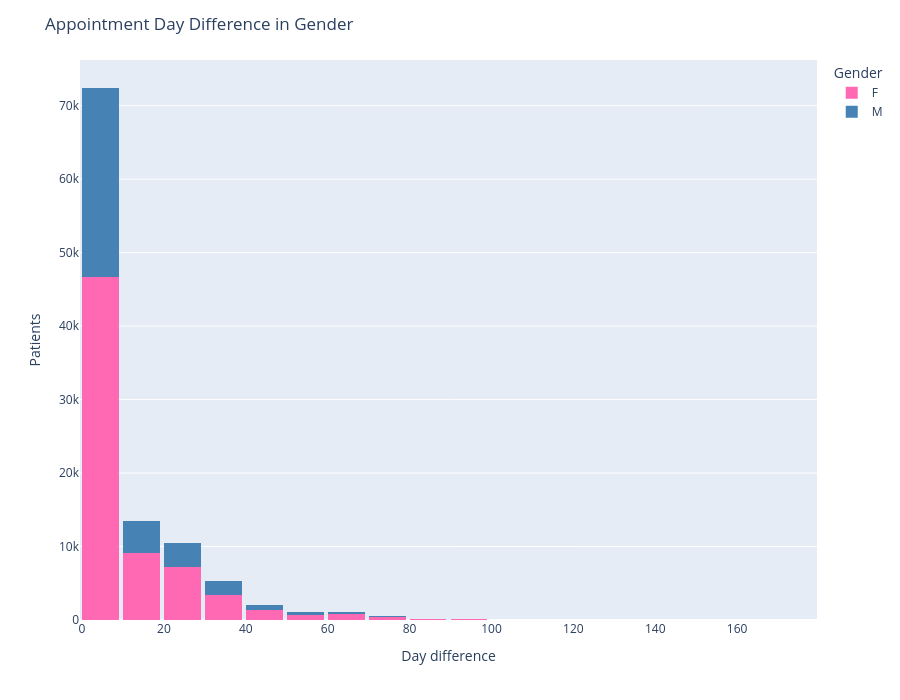

The code cell stored with this chart in its notebook:
### Code cell
date_diff_df = (
    df
    .groupby(['Date.diff', 'Gender'])
    .size()
    .reset_index(name="observations")
)

date_diff_df = date_diff_df[date_diff_df['Date.diff'] >= 0]

print_stats(date_diff_df, 'Date.diff')

fig = px.histogram(
    date_diff_df,
    x='Date.diff',
    y='observations',
    color='Gender',
    barmode='stack',
    color_discrete_map={'F': 'HotPink', 'M': 'SteelBlue'}
)

fig.update_layout(
    bargap=0.1,
    title="Appointment Day Difference in Gender",
    xaxis_title="Day difference",
    yaxis_title="Patients",
    height=700
)

fig.show()

### Figure 1 — Plotly figure (JSON) as saved in the notebook; plotly's stock layout.template omitted (floating-point values rounded to 4 significant figures)
{"data": [{"bingroup": "x", "histfunc": "sum", "hovertemplate": "Gender=F<br>Date.diff=%{x}<br>sum of observations=%{y}<extra></extra>", "legendgroup": "F", "marker": {"color": "HotPink", "pattern": {"shape": ""}}, "name": "F", "orientation": "v", "showlegend": true, "type": "histogram", "x": [0, 1, 2, 3, 4, 5, 6, 7, 8, 9, 10, 11, 12, 13, 14, 15, 16, 17, 18, 19, 20, 21, 22, 23, 24, 25, 26, 27, 28, 29, 30, 31, 32, 33, 34, 35, 36, 37, 38, 39, 40, 41, 42, 43, 44, 45, 46, 47, 48, 49, 50, 51, 52, 53, 54, 55, 56, 57, 58, 59, 60, 61, 62, 63, 64, 65, 66, 67, 68, 69, 70, 71, 72, 73, 74, 75, 76, 77, 78, 79, 80, 81, 82, 83, 84, 85, 86, 87, 88, 89, 90, 91, 92, 93, 94, 95, 96, 97, 98, 101, 102, 103, 104, 105, 107, 108, 109, 110, 111, 112, 115, 117, 119, 122, 123, 125, 133, 142, 146, 155, 162, 169, 176, 179], "xaxis": "x", "y": [23085, 3304, 4493, 1752, 3488, 2149, 2701, 3139, 1544, 1058, 919, 636, 745, 1115, 1923, 997, 757, 710, 683, 687, 752, 1216, 765, 562, 408, 407, 498, 705, 1135, 704, 428, 399, 370, 415, 495, 606, 340, 190, 119, 104, 150, 211, 255, 164, 108, 92, 85, 81, 76, 158, 135, 65, 61, 70, 42, 54, 135, 65, 65, 55, 50, 95, 142, 124, 41, 62, 119, 42, 48, 77, 72, 31, 32, 30, 24, 48, 54, 34, 19, 22, 14, 5, 1, 3, 37, 23, 4, 10, 12, 13, 39, 50, 2, 1, 1, 2, 3, 1, 4, 1, 2, 3, 6, 2, 2, 2, 4, 1, 2, 4, 1, 1, 3, 1, 1, 1, 10, 7, 1, 7, 6, 6, 13, 7], "yaxis": "y"}, {"bingroup": "x", "histfunc": "sum", "hovertemplate": "Gender=M<br>Date.diff=%{x}<br>sum of observations=%{y}<extra></extra>", "legendgroup": "M", "marker": {"color": "SteelBlue", "pattern": {"shape": ""}}, "name": "M", "orientation": "v", "showlegend": true, "type": "histogram", "x": [0, 1, 2, 3, 4, 5, 6, 7, 8, 9, 10, 11, 12, 13, 14, 15, 16, 17, 18, 19, 20, 21, 22, 23, 24, 25, 26, 27, 28, 29, 30, 31, 32, 33, 34, 35, 36, 37, 38, 39, 40, 41, 42, 43, 44, 45, 46, 47, 48, 49, 50, 51, 52, 53, 54, 55, 56, 57, 58, 59, 60, 61, 62, 63, 64, 65, 66, 67, 68, 69, 70, 71, 72, 73, 74, 75, 76, 77, 78, 79, 80, 81, 83, 84, 85, 86, 87, 88, 89, 90, 91, 92, 93, 94, 95, 96, 97, 102, 103, 104, 105, 108, 109, 110, 111, 112, 115, 119, 122, 126, 127, 132, 133, 139, 142, 151, 155, 162, 169, 176, 179], "xaxis": "x", "y": [14069, 1724, 2143, 887, 1724, 1047, 1249, 1646, 704, 505, 441, 319, 338, 507, 890, 444, 354, 367, 319, 325, 399, 573, 372, 228, 200, 216, 214, 275, 483, 336, 223, 234, 190, 217, 277, 304, 198, 134, 74, 59, 98, 124, 143, 81, 45, 38, 31, 27, 36, 52, 46, 25, 26, 26, 25, 53, 50, 28, 40, 34, 22, 37, 47, 64, 33, 33, 42, 19, 21, 27, 37, 19, 17, 7, 14, 24, 11, 15, 14, 1, 4, 3, 2, 17, 14, 2, 6, 3, 4, 18, 5, 1, 1, 1, 3, 1, 1, 2, 1, 2, 2, 3, 1, 1, 1, 1, 1, 1, 2, 1, 1, 1, 1, 1, 1, 1, 3, 5, 2, 3, 3], "yaxis": "y"}], "layout": {"bargap": 0.1, "barmode": "stack", "height": 700, "legend": {"title": {"text": "Gender"}, "tracegroupgap": 0}, "margin": {"t": 60}, "title": {"text": "Appointment Day Difference in Gender"}, "xaxis": {"anchor": "y", "domain": [0, 1], "title": {"text": "Day difference"}}, "yaxis": {"anchor": "x", "domain": [0, 1], "title": {"text": "Patients"}}}}
